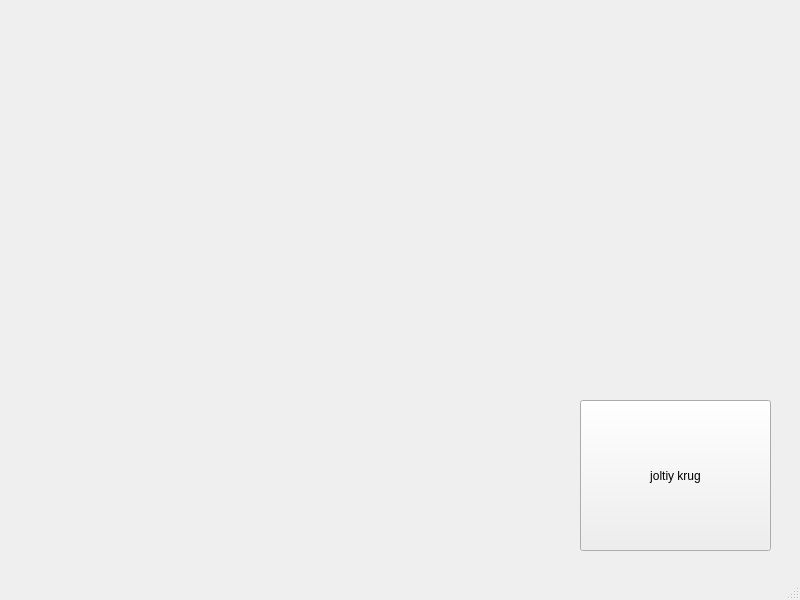
<?xml version="1.0" encoding="UTF-8"?>
<ui version="4.0">
 <class>MainWindow</class>
 <widget class="QMainWindow" name="MainWindow">
  <property name="geometry">
   <rect>
    <x>0</x>
    <y>0</y>
    <width>800</width>
    <height>600</height>
   </rect>
  </property>
  <property name="windowTitle">
   <string>MainWindow</string>
  </property>
  <widget class="QWidget" name="centralwidget">
   <widget class="QPushButton" name="pushButton">
    <property name="geometry">
     <rect>
      <x>580</x>
      <y>400</y>
      <width>191</width>
      <height>151</height>
     </rect>
    </property>
    <property name="text">
     <string>joltiy krug</string>
    </property>
   </widget>
  </widget>
  <widget class="QMenuBar" name="menubar">
   <property name="geometry">
    <rect>
     <x>0</x>
     <y>0</y>
     <width>800</width>
     <height>18</height>
    </rect>
   </property>
  </widget>
  <widget class="QStatusBar" name="statusbar"/>
 </widget>
 <resources/>
 <connections/>
</ui>
